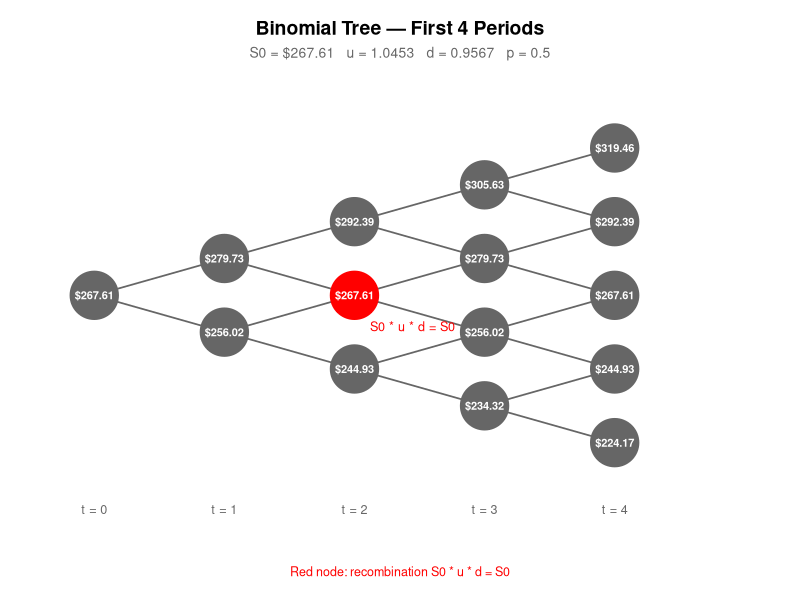

The R source for this figure: (Note: this script raises an error after producing the figure.)
## ---- chunk 1
knitr::opts_chunk$set(message = FALSE, warning = FALSE, echo = TRUE, eval = TRUE)
## ---- chunk 2
library(readxl)
library(dplyr)
library(ggplot2)
## ---- chunk 3
getwd()
setwd("C:/Users/willi/OneDrive/Uni St.Gallen/Lectures/2nd Year Bachelor/2nd Semester/Stochasitc Method in Finance/Assignment")
data <- read_excel("AAPL.xlsx")
## ---- chunk 4
# Convert date to Date format
data$Date <- as.Date(data$Date)

# Rename AAPL.US to Price
colnames(data)[colnames(data) == "AAPL.US"] <- "Price"

# Convert Price to numeric (in case it was read as character)
data$Price <- as.numeric(data$Price)

# Sort ascending (oldest first)
data <- data[order(data$Date), ]

# Filter to 2020 onwards
data <- data[data$Date >= as.Date("2020-01-01"), ]

# Drop unnecessary columns (keep only Date and Price)
data <- data[, c("Date", "Price")]

# Remove any rows with NA
data <- na.omit(data)
## ---- chunk 5
cat("Date range:  ", format(min(data$Date)), "to", format(max(data$Date)), "\n")
cat("Observations:", nrow(data), "\n")
cat("Date class:  ", class(data$Date), "\n")
cat("Price class: ", class(data$Price), "\n")
cat("Any NAs:     ", anyNA(data), "\n")

head(data)
tail(data)
## ---- chunk 6
n <- 25           # number of periods
r <- 0.01         # interest rate per annum
S0 <- 267.6100    # Close value on the 27th April 2026 
p <- 0.5          # probability of a up or down
T <- 6/12         # anualise the maturity
delta_t <- T/n    # go from discrete to continuous Random walk to Brownian motion

## ---- chunk 7
#Daily log returns 
returns <- diff(log(data$Price)) #Calculate the daily log returns, slide 

sigma_daily <- sd(returns, na.rm = TRUE) #Calculate the standard deviation, remove na values

sigma <- sigma_daily * sqrt(250) #calculate the annualized volatility, given in assignment

#Up and down factors 
u <- exp(sigma * sqrt(delta_t))  #page 2
d <- exp(-sigma * sqrt(delta_t))
q <- (1+r-d)/(u-d)               # why do we use discret instead of continous formula for the q
## ---- chunk 8
# Initialize price tree
stock_tree <- matrix(0, nrow = n + 1, ncol = n + 1)

for (i in 0:n) {        # i = time step
  for (j in 0:i) {      # j = number of up moves
    stock_tree[i - j + 1, i + 1] <- S0 * u^j * d^(i - j)
  }
}

print(stock_tree)
#middle node at maturity [13;25] = S0

# All non-zero terminal nodes
terminal <- stock_tree[stock_tree[, n + 1] != 0, n + 1]

cat("# of terminal nodes:", length(terminal), "\n")
cat("Maximum price:           ", max(terminal), "\n")
cat("Minimum price:           ", min(terminal), "\n")
cat("Middle node (~S0):       ", median(terminal), "\n")

# All terminal prices
cat("\nAll terminal prices:\n")
print(round(terminal, 2))

# Binonmial tree visual 
tree_nodes <- data.frame()
for (i in 0:4) {
  for (j in 0:i) {
    price       <- S0 * u^j * d^(i - j)
    is_reconcile <- (i == 2 & j == 1)
    tree_nodes  <- rbind(tree_nodes, data.frame(
      t         = i,
      y         = j - i/2,
      price     = round(price, 2),
      reconcile = is_reconcile
    ))
  }
}

tree_edges <- data.frame()
for (i in 0:3) {
  for (j in 0:i) {
    y_current <- j - i/2
    tree_edges <- rbind(tree_edges, data.frame(
      x = i, xend = i + 1,
      y = y_current, yend = (j + 1) - (i + 1)/2
    ))
    tree_edges <- rbind(tree_edges, data.frame(
      x = i, xend = i + 1,
      y = y_current, yend = j - (i + 1)/2
    ))
  }
}

p_tree <- ggplot() +
  geom_segment(data = tree_edges,
               aes(x = x, xend = xend, y = y, yend = yend),
               color = "grey40", linewidth = 0.6) +
  geom_point(data = tree_nodes[!tree_nodes$reconcile, ],
             aes(x = t, y = y),
             size = 16, color = "grey40") +
  geom_point(data = tree_nodes[tree_nodes$reconcile, ],
             aes(x = t, y = y),
             size = 16, color = "red") +
  geom_text(data = tree_nodes,
            aes(x = t, y = y, label = paste0("$", price)),
            color = "white", size = 2.8, fontface = "bold") +
  annotate("text",
           x = tree_nodes$t[tree_nodes$reconcile] + 0.12,
           y = tree_nodes$y[tree_nodes$reconcile] - 0.42,
           label = "S0 * u * d = S0",
           color = "red", size = 3.2, hjust = 0) +
  annotate("text",
           x = 0:4, y = rep(-2.9, 5),
           label = paste0("t = ", 0:4),
           size = 3.2, color = "grey40") +
  scale_x_continuous(limits = c(-0.3, 5.0)) +
  scale_y_continuous(limits = c(-3.2, 2.6)) +
  labs(
    title    = "Binomial Tree — First 4 Periods",
    subtitle = paste0("S0 = $", round(S0, 2),
                      "   u = ", round(u, 4),
                      "   d = ", round(d, 4),
                      "   p = ", p),
    caption  = "Red node: recombination S0 * u * d = S0"
  ) +
  theme_void() +
  theme(
    plot.title    = element_text(size = 14, face = "bold",
                                 hjust = 0.5, margin = margin(b = 5)),
    plot.subtitle = element_text(size = 10, hjust = 0.5,
                                 color = "grey40", margin = margin(b = 15)),
    plot.caption  = element_text(size = 9, hjust = 0.5,
                                 color = "red", margin = margin(t = 10)),
    plot.margin   = margin(15, 15, 15, 15)
  )

print(p_tree)
## ---- chunk 9
# Using forward induction to have cumulative sum C_t along each path, chapter 2 slide 28
#2^25 node to compute = way too much for R -> 

states <- data.frame(
  S      = S0,
  C      = S0,
  weight = 1.0      # physical probability weight (p = 0.5)
)

for (step in 1:n) {
  up <- data.frame(
    S      = states$S * u,
    C      = states$C + states$S * u,
    weight = states$weight * p
  )
  down <- data.frame(
    S      = states$S * d,
    C      = states$C + states$S * d,
    weight = states$weight * (1 - p)
  )
  states <- rbind(up, down)
}

# Compute arithmetic average for each terminal path
states$S_bar <- states$C / (n + 1)

cat("\n=== Task (ii): Arithmetic Average Summary ===\n")
cat("Number of terminal paths:", nrow(states), "\n")
cat("Max average price:  $", round(max(states$S_bar), 4), "\n")
cat("Min average price:  $", round(min(states$S_bar), 4), "\n")
cat("Mean of averages:   $", round(mean(states$S_bar), 4), "\n")

averages_list <- sort(states$S_bar, decreasing = TRUE)


# Plot 2: Distribution of Terminal prices, Using binomial formula with p = 0.5 (physical probability)

j_vals   <- 0:n
prices_T <- S0 * u^j_vals * d^(n - j_vals)
probs_p  <- choose(n, j_vals) * (0.5)^n

terminal_df <- data.frame(
  price = prices_T,
  prob  = probs_p
)

p_dist <- ggplot(terminal_df, aes(x = price, y = prob)) +
  geom_col(fill = "grey40", alpha = 0.85, width = diff(range(prices_T))/30) +
  geom_vline(xintercept = S0,
             color = "red", linetype = "dashed", linewidth = 0.8) +
  annotate("text",
           x = S0 + diff(range(prices_T)) * 0.03,
           y = max(probs_p) * 0.93,
           label = paste0("S0 = $", round(S0, 2)),
           color = "red", size = 3.5, hjust = 0) +
  labs(
    title    = "Distribution of Terminal Stock Prices at t = n",
    subtitle = paste0("n = ", n, " periods   |  Physical Probability p = 0.5"),
    x        = "Terminal Stock Price ($)",
    y        = "Probability"
  ) +
  scale_x_continuous(labels = scales::dollar_format()) +
  scale_y_continuous(labels = scales::percent_format(accuracy = 0.1)) +
  theme_minimal() +
  theme(
    plot.title       = element_text(size = 14, face = "bold", hjust = 0.5),
    plot.subtitle    = element_text(size = 10, hjust = 0.5, color = "grey40"),
    axis.title       = element_text(size = 10),
    panel.grid.minor = element_blank()
  )

print(p_dist)

# PLOT 3: DISTRIBUTION OF TERMINAL AVERAGES ─────────────

p_avg <- ggplot(states, aes(x = S_bar, weight = weight)) +
  geom_histogram(bins = 50, fill = "grey40", alpha = 0.85, color = "white") +
  geom_vline(xintercept = S0,
             color = "red", linetype = "dashed", linewidth = 0.8) +
  annotate("text",
           x = S0 + 1, y = Inf, vjust = 2,
           label = paste0("S\u2080 = $", round(S0, 2)),
           color = "red", size = 3.5, hjust = 0) +
  labs(
    title    = "Distribution of Arithmetic Averages at Maturity",
    subtitle = paste0(nrow(states), " paths   |   p = 0.5"),
    x        = "Arithmetic Average Price ($)",
    y        = "Number of Paths"
  ) +
  scale_x_continuous(labels = scales::dollar_format()) +
  theme_minimal() +
  theme(
    plot.title       = element_text(size = 14, face = "bold", hjust = 0.5),
    plot.subtitle    = element_text(size = 10, hjust = 0.5, color = "grey40"),
    axis.title       = element_text(size = 10),
    panel.grid.minor = element_blank()
  )

print(p_avg)
## ---- chunk 10
# define the one-step risk-free growth factor
R <- exp(r * delta_t)
# define the risk-neutral probability
q <- (R-d)/(u - d)
# define the discount factor 
discount <- exp(-r * delta_t)


# print recap of all value needed for the rest of the code
cat("Daily volatility:      ", sigma_daily, "\n")
cat("Annual volatility:     ", sigma, "\n")
cat("Up factor u:           ", u, "\n")
cat("Down factor d:         ", d, "\n")
cat("One-step growth R:     ", R, "\n")
cat("Risk-neutral prob. q:  ", q, "\n")
cat("Discount factor:       ", discount, "\n")
## ---- chunk 11
# we need to compute the payoff at maturity for every path.
states$payoff <- pmax(states$S - states$S_bar, 0)

# print the recap of the payoff ___________________________
cat("\n=== Task (iii): Floating-Strike Asian Call Payoff ===\n")
cat("Number of terminal paths: ", nrow(states), "\n")
cat("Minimum payoff:          $", round(min(states$payoff), 4), "\n")
cat("Maximum payoff:          $", round(max(states$payoff), 4), "\n")
cat("Mean payoff:             $", round(mean(states$payoff), 4), "\n")
cat("Share positive payoffs:   ", round(mean(states$payoff > 0) * 100, 2), "%\n")

# Plot the distribution of the payoff at maturity _________
ggplot(states, aes(x = payoff)) +
  geom_histogram(bins = 50, fill = "steelblue", color = "white", alpha = 0.8) +
  labs(
    title = "Distribution of Potential Payoffs at Maturity",
    subtitle = "Unweighted across all terminal paths",
    x = "Payoff at maturity",
    y = "Frequency"
  ) +
  theme_minimal()



head(states)
## ---- chunk 12
# find the number of up moves for each path
states$up_moves <- round((log(states$S / S0) - n * log(d)) / (log(u) - log(d))) 

# Risk-neutral probability of each individual path
states$rn_weight <- q^states$up_moves * (1 - q)^(n - states$up_moves)

# Expected payoff under the risk-neutral measure
expected_payoff <- sum(states$rn_weight * states$payoff)

# Discount the expected payoff back to time 0
V0 <- exp(-r * T) * expected_payoff

print(V0)

# Payoff plot
states |>
  group_by(up_moves) |>
  summarise(
    terminal_price = mean(S),
    average_payoff = mean(payoff),
    .groups = "drop"
  ) |>
  ggplot(aes(x = terminal_price, y = average_payoff)) +
  geom_col(fill = "grey40", alpha = 0.85) +
  geom_vline(xintercept = S0, color = "red", linetype = "dashed") +
  labs(
    title = "Average Payoff by Terminal Stock Price",
    subtitle = "Floating-strike Asian call option",
    x = "Terminal stock price",
    y = "Average payoff"
  ) +
  scale_x_continuous(labels = scales::dollar_format()) +
  scale_y_continuous(labels = scales::dollar_format()) +
  theme_minimal()
